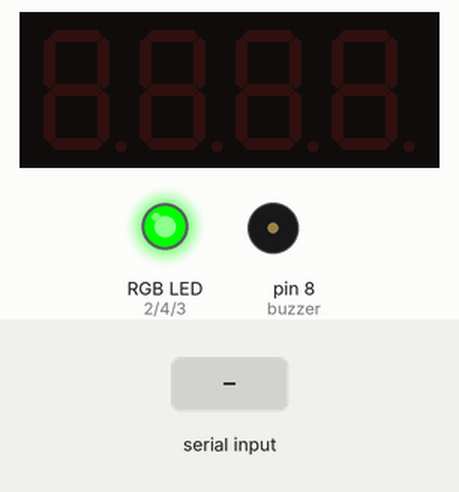
A sketch run on a simulated Arduino Mega 2560, built with avr-gcc and run on an emulated ATmega2560. Shown: 4-digit seven-segment display, an RGB LED mixed from three pins (HIGH = lit), buzzer (waves = sounding). The test bench sets the inputs (shaded band). Dim RGB values are drawn brighter than linear.

Above: at 3.2 s.
3.3 s: "t90\n" received over Serial
At 3.7 s:
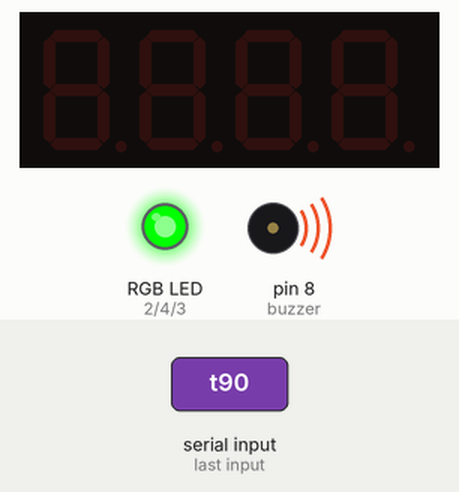
6.3 s: "c" received over Serial
At 7.5 s:
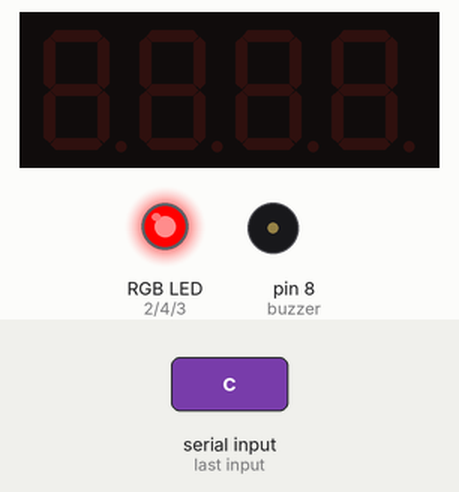
7.8 s: "c" received over Serial
At 8.05 s:
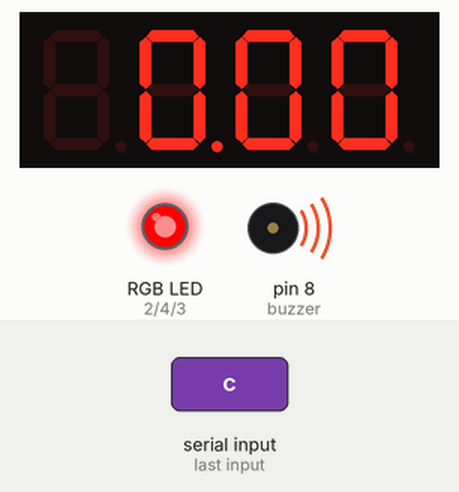
9.8 s: "y90\n" received over Serial
At 10.2 s:
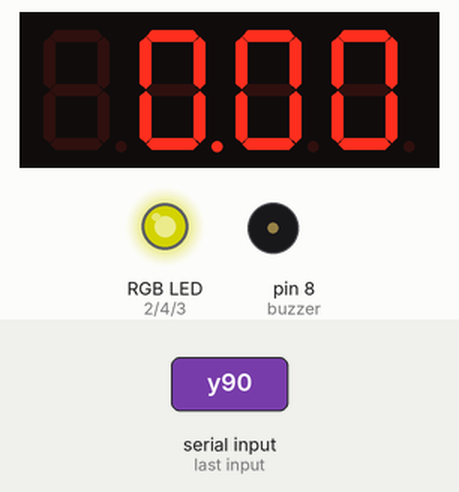
11.3 s: byte 110 ('n') received over Serial
At 11.55 s:
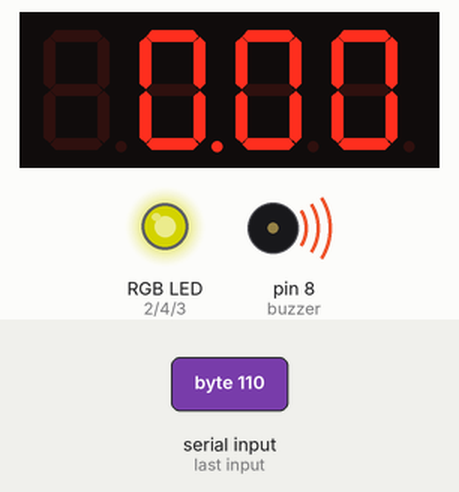
13.3 s: "r90\n" received over Serial
At 14.1 s:
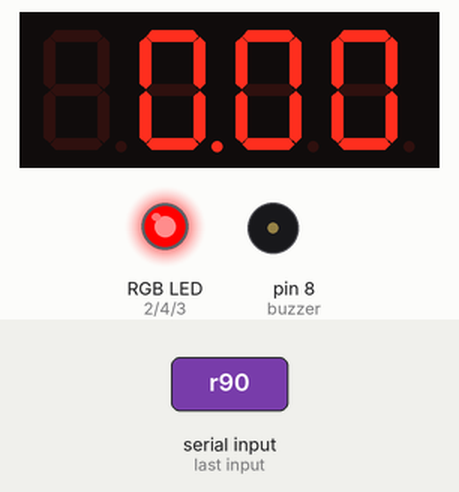
Timing chart, 0 to 15.8 s (numbered marks = the images above; inputs shaded):
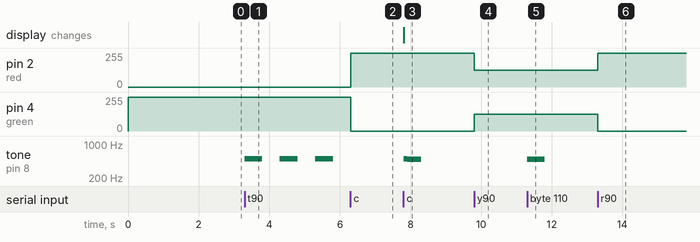

Measured:
- after the input at 3.3 s, tone on pin 8 (buzzer): alternates 500 Hz for 0.50 s and silent for 0.50 s, starting at once
- after the input at 6.3 s, pin 2 (red): 0/255 → 255/255 at once; pin 4 (green): 255/255 → 0/255 at once
- after the input at 7.8 s, tone on pin 8 (buzzer): silent → 500 Hz at once, → 490 Hz 0.10 s later, → silent 0.40 s later; the display: first changes at once (image 3 shows a later state)
- after the input at 9.8 s, pin 2 (red): 255/255 → 125/255 at once; pin 4 (green): 0/255 → 125/255 at once
- after the input at 11.3 s, tone on pin 8 (buzzer): silent → 490 Hz at once, → silent 0.50 s later
- after the input at 13.3 s, pin 2 (red): 125/255 → 255/255 at once; pin 4 (green): 125/255 → 0/255 at once

The sketch:

listener_code.ino
```cpp
//Francisco Julián Huerta y Munive  A01323513
//Jorge Alberto Beauregard Braco    A01328439
//Tabatha Tabeli Acosta Pastrana    A01550280
//Begoña Montes Gómez               A01329896

//Fecha: 27 de Abril, 2018.

//Descripcion: Codigo del arduino denominado "listener". Escucha por el puerto serial las instrucciones que reciba del ordenador y realiza acciones basado en ello.

#include <SevSeg.h>

//USB: Right.
//Serial Port MacOS: 1421.
//Probable port rasp: ACM1

//RGB Led pins
int green = 4;
int blue = 3;
int red = 2;

//Buzzer pin
int buzzer = 8;

bool threeNoisesFlag = false; //Determines whether the arduino must perform three "beeps" with the buzzer
long threeNoisesTimeMeasure = 0; //Register the time when the blag was switched to true. Keeps track of passed time to know when it will stop making noises.
int threeNoisesSwitch = 0; //Keeps count of the interval (noise, no noise) in order to count how many beeps to make

bool passedNoiseFlag = false; //Determines whether the arduino must perform a "positive beep" to inform the user that its card was approved
long passedNoiseTimeMeasure = 0; //Keeps track of time to perform the combination of sounds accordingly

bool rejectedNoiseFlag = false; //Determines whether the arduino must perform a "negative beep" to inform the user that its card was rejected
long rejectedNoiseTimeMeasure = 0;//Keeps track of time to perform the combination of sounds accordingly

long beepFlag = false;  //Determines whether the arduino must perform a "constant beep" to inform the user that it must deposit the card into the card slot
long beepCounter = 0; //Determines whether the buzzer must make a noise or keep quiet
long beepTimer = 0; //Keeps track of time passed in order to determine when the arduino must start to make noise or to keep quiet

//Four digit seven segment display object declaration: 4d7s display
SevSeg sevseg;
bool timerFlag = false;  //Determines wheter the arduino must start counting a specified amount of time in the 4d7s display
long firstTimeMeasure = 0; //Register the time when the arduino must base a specified reamining amount of time left
long timerSeconds = 0; //Keeps track of the seconds left in the timer
long timerMinutes = 0;//Keeps track of the minutes left in the timer
String readingFromSerial; //Stores the amount of seconds read from the serial port that the arduino must write in the 4d7s display
long secondsRead = 0; //Turns readingFromSerial from string to int

void setup() {
  //Serial port
  Serial.begin(9600);

  //RGB Setup
  pinMode(red,OUTPUT);
  pinMode(green,OUTPUT);
  pinMode(blue,OUTPUT);

  //Buzzer setup
  pinMode(buzzer,OUTPUT);

  //Seven segment four digit display:
  byte numDigits = 4; //Register the number of digits
  byte digitPins[] = {31,37,39,40}; //Stores the pins of the digits in the 4d7s display
  byte segmentPins[] = {33,41,36,32,30,35,38,34}; //Stores the pins of the segments in each digit
  bool resistorsOnSegments = false; // 'false' means resistors are on digit pins
  byte hardwareConfig = COMMON_ANODE;
  //Initialize the 4d7s display
  sevseg.begin(hardwareConfig, numDigits, digitPins, segmentPins, resistorsOnSegments);

  //Turn rgd led to green
  turnOnLedRGB(0,255,0);

  //Give it a couple of seconds for the script to detect all
  delay(2000);
}

//Method that turns RGB led into a specified color
void turnOnLedRGB(int redVal, int greenVal, int blueVal){
  analogWrite(red,redVal);
  analogWrite(green,greenVal);
  analogWrite(blue,blueVal);
}

//Method that writes to the 4d7s display.
  //Receives startTime(firstTimeMeasure), minutes to be written and seconds to be written
long writeTime(long startTime, long minutes, long seconds){
  //Turns the minutes and seconds received to milliseconds
  double maxTiem = (minutes*60*1000)+(seconds*1000) + 1000; //Add 1000 to correct a phasing error
  double current = (double)millis() - (double)startTime; //obtaines the time passed between the first measure of time and the current time.
  double val = maxTiem - current; //Gets the time that MUST be written in the 4d7s display calculating the time left between the time that must be written(maxTiem) and the current time that has passed(current)


  double resMinutes = (long)(val/60000); //Calculates  the minutes that must be written to the display
  double resSeconds = (val - (resMinutes*60*1000))/1000;//Calculates  the seconds that must be written to the display

  //Gets the value that should be sent to the 4d7s object
  long res = resMinutes*100 + resSeconds;

  //if there's no time left, write zero
  if(res <= 0){
    sevseg.setNumber(0,2);
    return 0;
   }
  else{
    sevseg.setNumber(res,2);
    return res;
    }
}

//Method that makes the buzzer beeps indefinitely
void indefiniteBeeps(){
  //If the counter is even, we make no noise
  if(beepCounter%2 == 0){
    noTone(buzzer);
  }
  //Else, it makes a noise
  else{
    tone(buzzer,500);
  }

  //Updates the timer when a specified time passes (500 milliseconds)
  if( (millis()) > (beepTimer + 500)){
    beepTimer = millis();
    beepCounter++;
  }
}

//Method that makes the buzzer to make three noiess
void threeNoisesFunction(){ //Same thing as the indefiniteBeeps method
  if(threeNoisesSwitch%2 == 0){
      noTone(buzzer);
   }
   else{
      tone(buzzer,500);
   }

   if( (millis()) > (threeNoisesTimeMeasure + 500)){
      threeNoisesTimeMeasure = millis();
      threeNoisesSwitch++;
   }
}

//Makes a passed sound in the buzzer
void passedSound(){
  //if a big time has passsed, shut the buzzer
  if(millis() > (passedNoiseTimeMeasure + 500)){
    noTone(buzzer);
  }
  //if only 100 ms seconds, make a higher frequency noise
  else if(millis() > (passedNoiseTimeMeasure + 100)){
    analogWrite(buzzer,100);
  }
  //if only 100 ms seconds, make a higher frequency noise
  else if(millis() > (passedNoiseTimeMeasure)){
    analogWrite(buzzer,60);
  }
}

//Makes a rejected sound in the buzzer
void rejectedSound(){
   if(millis() > (rejectedNoiseTimeMeasure + 500)){
      noTone(buzzer);
   }
   else if(millis() > (rejectedNoiseTimeMeasure + 100)){
      analogWrite(buzzer,60);
   }
   else if(millis() > (rejectedNoiseTimeMeasure)){
      analogWrite(buzzer,100);
   }
}

//char that indicates what to do
char c = "!";
void loop() {
  //The arduino waits for the serial to write something:
  if(Serial.available()){
    c = Serial.read();
    switch(c){
      case 'r':
        //turns led to red.
        turnOnLedRGB(255,0,0);
      break;
      case 'g':
        //turns led to green
        turnOnLedRGB(0,255,0);
      break;
      case 'y':
        //turns led to yellow.
        turnOnLedRGB(125,125,0);
      break;
      case 't':
        //makes three noises with buzzer
        threeNoisesSwitch = 0; //Resets the counter of the threeNoises count
        threeNoisesFlag = true; //Sets the flag to true in order to be evaluated
      break;
      case 'b':
        //indefinite beeps!
        beepFlag = true;
        beepCounter = 0;
      break;
      case 'a':
        //turns on buzzer indefinitely
        beepFlag = false;
        tone(buzzer,500);
      break;
      case 'h':
        //stop timer and noise
        timerFlag  = false;
        writeTime(-1,-1,-1);
      case 's':
        //turns off buzzer.
        noTone(buzzer);
        beepFlag = false;
        break;
      case 'c':
          turnOnLedRGB(255,0,0);
         //read seconds written
        readingFromSerial = "";
        c = Serial.read(); //reads a starting c
        while(c != 'c'){ //While the serial does not send a finishing c, we read and concatenate digits
            if(c <= '9' && c >= '0'){
                readingFromSerial+=c;
              }
           c = Serial.read();
         }
         //parses string to integer
         secondsRead = (long)readingFromSerial.toInt();
         Serial.println(readingFromSerial);
         timerSeconds = secondsRead%60;
         timerMinutes = secondsRead/60;
         firstTimeMeasure = millis();
         timerFlag = true;


      case 'p':
        //blinks green..er. makes success noise with buzzer.
        passedNoiseTimeMeasure = millis();
        passedNoiseFlag = true;
      break;
      case 'n':
        //blinks red...er. makes failure noise with zumbador.
        rejectedNoiseTimeMeasure = millis();
        rejectedNoiseFlag = true;
      break;
    }
  }

  //Now we check for the active flags

  //If the flag is active, call the function.
  if(threeNoisesFlag){
     threeNoisesFunction();
     //If the counter goes to 7, turn of the flag
     if(threeNoisesSwitch >=7){ //7 makes three noises...dunno why, just leave it
          threeNoisesFlag = false;
      }
   }

  //if the beep flag is activve, we mkae indefinite sounds
  if(beepFlag){
    indefiniteBeeps();
  }

  //If the timerflag is active, we write the current time to the 4d7s display
  if(timerFlag){
    //If the method returns a zero, it means time has run out.
    if(writeTime(firstTimeMeasure,timerMinutes,timerSeconds) == 0){
      //so we shut down this flag and make the buzzer noise
      timerFlag  = false;
      tone(buzzer,500);
    }
  }

  //if passedNoiseFlag is true, we make the sound
  if(passedNoiseFlag){
    passedSound();
    //we deactivate the flag when two seconds has passed
    if(millis() > (passedNoiseTimeMeasure + 2000)){
      passedNoiseFlag = false;
   }
  }

  //Same thing
  if(rejectedNoiseFlag){
     rejectedSound();
     if(millis() > (rejectedNoiseTimeMeasure + 2000)){
        rejectedNoiseFlag = false;
     }
  }

  //Refreshes the display in each iteration
  sevseg.refreshDisplay();
}
```
